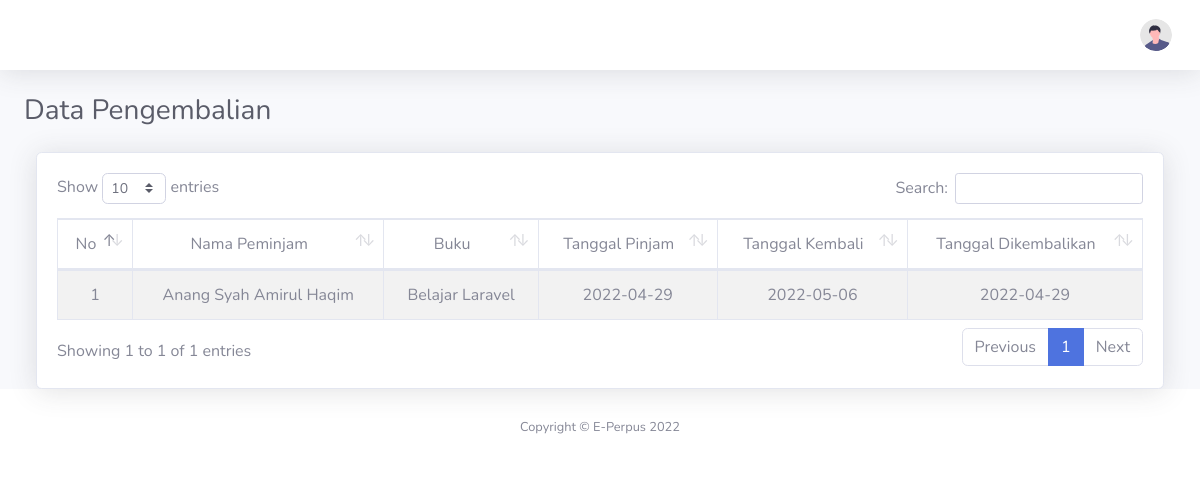
/index.php/pengembalian, run on an earlier commit of the app's database.
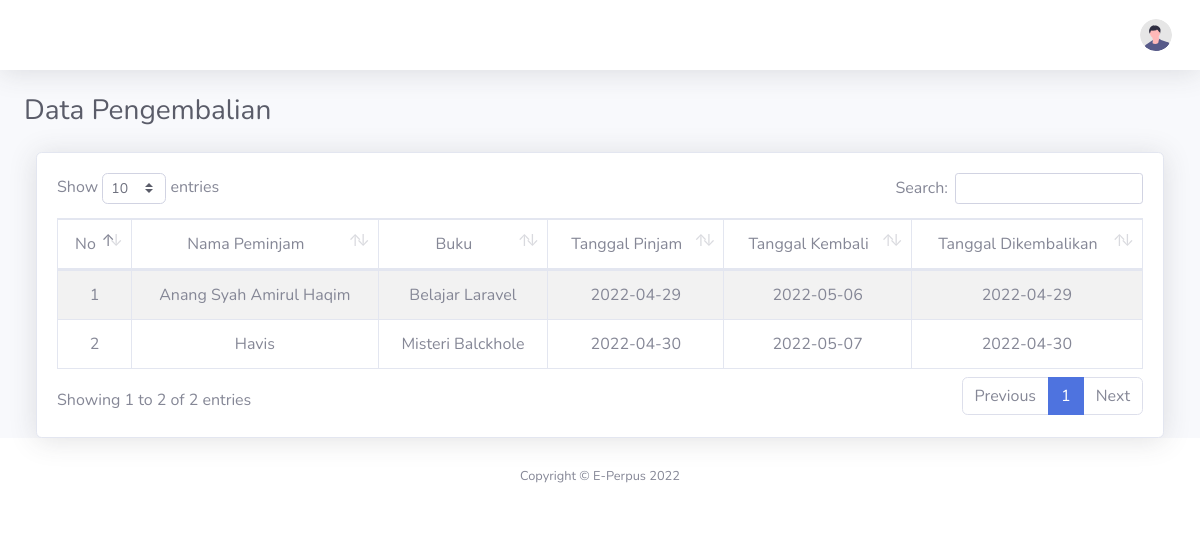
And on a later commit of the database.
### tables this page shows
CREATE TABLE `pengembalian` (
  `id_pengembalian` int(11) NOT NULL,
  `id_anggota` int(11) NOT NULL,
  `id_buku` int(11) NOT NULL,
  `tgl_pinjam` date NOT NULL,
  `tgl_kembali` date NOT NULL,
  `tgl_kembalikan` date NOT NULL
);

CREATE TABLE `anggota` (
  `id_anggota` int(11) NOT NULL,
  `kode_anggota` varchar(10) NOT NULL,
  `nama_anggota` varchar(255) NOT NULL,
  `jenis_kelamin` varchar(20) NOT NULL,
  `alamat` text NOT NULL,
  `no_hp` bigint(13) NOT NULL
);

CREATE TABLE `buku` (
  `id_buku` int(11) NOT NULL,
  `kode_buku` varchar(10) NOT NULL,
  `id_pengarang` int(11) NOT NULL,
  `id_penerbit` int(11) NOT NULL,
  `judul_buku` varchar(50) NOT NULL,
  `tahun_terbit` int(11) NOT NULL,
  `jumlah` int(11) NOT NULL
);

### application/controllers/Pengembalian.php (called while the page is built, shortened)
<?php
class Pengembalian extends CI_Controller {
    public function index()
    {
        $isi['content'] = 'pengembalian/v_pengembalian';
        $isi['judul'] = 'Data Pengembalian';
        $this->load->model('m_pengembalian');
        $isi['data_pengembalian'] = $this->m_pengembalian->getAllData();
        $this->load->view('v_dashboard', $isi);
    }
}

### index.php (called while the page is built, shortened)
<?php
require_once BASEPATH.'core/CodeIgniter.php';

### application/models/m_pengembalian.php (called while the page is built)
<?php
class M_pengembalian extends CI_Model {
    public function getAllData()
    {
        $this->db->select('*');
        $this->db->from('pengembalian');
        $this->db->join('anggota', 'pengembalian.id_anggota = anggota.id_anggota');
        $this->db->join('buku', 'pengembalian.id_buku = buku.id_buku');
        return $this->db->get()->result();
    }
}

### application/views/pengembalian/v_pengembalian.php (the view, shortened to what this page needs)
<div class="container-fluid">
    <div class="card shadow">
        <div class="card-body">
            <div class="table-responsive">
                <table class="table table-bordered table-striped text-center" id="dataTable" width="100%" cellspacing="0">
                    <thead>
                        <tr>
                            <td>No</td>
                            <td>Nama Peminjam</td>
                            <td>Buku</td>
                            <td>Tanggal Pinjam</td>
                            <td>Tanggal Kembali</td>
                            <td>Tanggal Dikembalikan</td>
                        </tr>
                    </thead>
                    <tbody>
                        <?php
                            $no = 1;
                            foreach ( $data_pengembalian AS $row ) {?>
                                <tr>
                                    <td><?= $no++; ?></td>
                                    <td><?= $row->nama_anggota; ?></td>
                                    <td><?= $row->judul_buku; ?></td>
                                    <td><?= $row->tgl_pinjam; ?></td>
                                    <td><?= $row->tgl_kembali; ?></td>
                                    <td><?= $row->tgl_kembalikan; ?></td>
                                </tr>
                            <?php }
                        ?>
                    </tbody>
                </table>
            </div>
        </div>
    </div>
</div>

What changed in the data, as far as the page shows it:
added pengembalian: id_anggota.nama_anggota "Havis", id_buku.judul_buku "Misteri Balckhole", tgl_pinjam "2022-04-30", tgl_kembali "2022-05-07", tgl_kembalikan "2022-04-30"
Also different on the page:
text written by a page script: "Show entries Search: Showing 1 to 1 of 1 entries Previous 1 Next" → "Show entries Search: Showing 1 to 2 of 2 entries Previous 1 Next"
